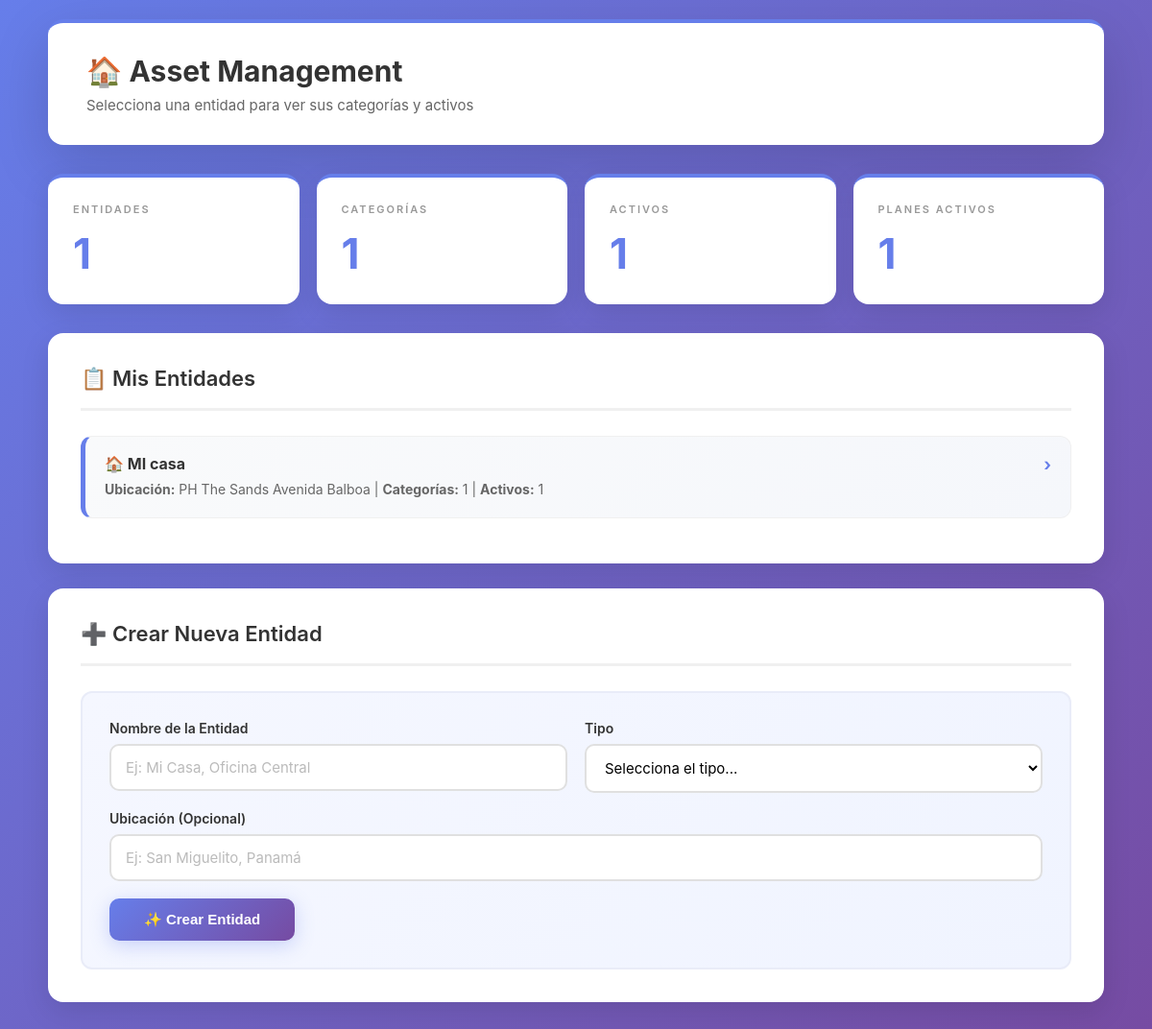
/dashboard, run on the app's committed database.
### app/models/entity.py (models this page shows, shortened)
class Entity(db.Model):
    __tablename__ = 'entities'
    id = db.Column(db.Integer, primary_key=True)
    name = db.Column(db.String(255), nullable=False, unique=True)
    entity_type = db.Column(db.String(50), nullable=False)
    description = db.Column(db.Text)
    location = db.Column(db.String(255))
    created_at = db.Column(db.DateTime, default=datetime.utcnow)
    updated_at = db.Column(db.DateTime, default=datetime.utcnow, onupdate=datetime.utcnow)
    categories = db.relationship('Category', backref='entity', lazy=True, cascade='all, delete-orphan')
    assets = db.relationship('Asset', backref='entity', lazy=True, cascade='all, delete-orphan')
    maintenance_plans = db.relationship('MaintenancePlan', backref='entity', lazy=True, cascade='all, delete-orphan')
    movements = db.relationship('MovementLedger', backref='entity', lazy=True, cascade='all, delete-orphan')

### app/routes/dashboard.py (the view)
@main_bp.route('/dashboard')
def dashboard():
    entities = Entity.query.order_by(Entity.name).all()
    return render_template(
        'dashboard.html',
        entities=entities,
        total_categorias=Category.query.count(),
        total_activos=Asset.query.count(),
        total_planes=MaintenancePlan.query.filter_by(is_active=True).count()
    )

### app/templates/dashboard.html (shortened to what this page needs)
{% extends "base.html" %}
{% block contenido %}
<div class="header">
    <h1>🏠 Asset Management</h1>
    <p>Selecciona una entidad para ver sus categorías y activos</p>
</div>
<div class="grid">
    <div class="card"><h2>Entidades</h2><div class="number">{{ entities|length }}</div></div>
    <div class="card"><h2>Categorías</h2><div class="number">{{ total_categorias }}</div></div>
    <div class="card"><h2>Activos</h2><div class="number">{{ total_activos }}</div></div>
    <div class="card"><h2>Planes Activos</h2><div class="number">{{ total_planes }}</div></div>
</div>
<div class="section">
    <h2>📋 Mis Entidades</h2>
    {% if entities %}
        {% for entity in entities %}
        <a class="item" href="{{ url_for('main.ver_entidad', entity_id=entity.id) }}">
            <span class="chevron">›</span>
            <div class="item-title">
                {{ '🏠' if entity.entity_type == 'casa' else '🏢' }} {{ entity.name }}
            </div>
            <div class="item-details">
                <strong>Ubicación:</strong> {{ entity.location or 'No especificada' }} |
                <strong>Categorías:</strong> {{ entity.categories|length }} |
                <strong>Activos:</strong> {{ entity.assets|length }}
            </div>
        </a>
        {% endfor %}
    {% else %}
        <div class="vacio">Aún no hay entidades. Crea la primera abajo.</div>
    {% endif %}
</div>
<div class="section">
    <h2>➕ Crear Nueva Entidad</h2>
    <div class="form-section">
        <form method="POST" action="{{ url_for('main.create_entity_form') }}">
            <div class="form-row">
                <div class="form-group">
                    <label>Nombre de la Entidad</label>
                    <input type="text" name="name" placeholder="Ej: Mi Casa, Oficina Central" required>
                </div>
                <div class="form-group">
                    <label>Tipo</label>
                    <select name="entity_type" required>
                        <option value="">Selecciona el tipo...</option>
                    </select>
                </div>
            </div>
            <div class="form-group">
                <label>Ubicación (Opcional)</label>
                <input type="text" name="location" placeholder="Ej: San Miguelito, Panamá">
            </div>
            <button type="submit">✨ Crear Entidad</button>
        </form>
    </div>
</div>
{% endblock %}

### app/templates/base.html (style rules this page uses)
* { margin: 0; padding: 0; box-sizing: border-box; }
body { font-family: -apple-system, BlinkMacSystemFont, 'Segoe UI', Roboto, sans-serif; background: linear-gradient(135deg, #667eea 0%, #764ba2 100%); min-height: 100vh; padding: 20px; }
.header { background: white; padding: 32px 40px; border-radius: 16px; margin-bottom: 30px; box-shadow: 0 20px 60px rgba(0,0,0,0.15); border-top: 4px solid #667eea; }
.header h1 { color: #333; margin-bottom: 8px; font-size: 30px; }
.header p { color: #666; font-size: 15px; }
.grid { display: grid; grid-template-columns: repeat(auto-fit, minmax(200px, 1fr)); gap: 18px; margin-bottom: 30px; }
.card { background: white; border-radius: 16px; padding: 26px; box-shadow: 0 10px 30px rgba(0,0,0,0.1); border-top: 4px solid #667eea; }
.card h2 { color: #999; font-size: 11px; text-transform: uppercase; letter-spacing: 2px; margin-bottom: 12px; font-weight: 600; }
.card .number { font-size: 44px; font-weight: 700; color: #667eea; }
.section { background: white; border-radius: 16px; padding: 34px; margin-bottom: 26px; box-shadow: 0 10px 30px rgba(0,0,0,0.1); }
.section h2 { color: #333; margin-bottom: 26px; padding-bottom: 18px; border-bottom: 3px solid #f0f0f0; font-size: 22px; font-weight: 600; }
.form-section { background: linear-gradient(135deg, #f5f7ff 0%, #f0f4ff 100%); padding: 28px; border-radius: 12px; border: 2px solid #e9ecf8; }
.form-group { margin-bottom: 18px; }
.form-group label { display: block; margin-bottom: 8px; font-weight: 600; color: #333; font-size: 14px; }
.form-group input, .form-group select { width: 100%; padding: 13px 15px; border: 2px solid #e0e0e0; border-radius: 10px; font-size: 15px; font-family: inherit; transition: all 0.25s ease; background: white; }
.form-group input::placeholder { color: #bbb; }
.form-row { display: grid; grid-template-columns: 1fr 1fr; gap: 18px; }
button { background: linear-gradient(135deg, #667eea 0%, #764ba2 100%); color: white; padding: 13px 36px; border: none; border-radius: 10px; font-weight: 600; cursor: pointer; font-size: 15px; transition: all 0.25s ease; box-shadow: 0 5px 20px rgba(102,126,234,0.3); }
.item { display: block; text-decoration: none; background: linear-gradient(135deg, #f9fafb 0%, #f5f7fb 100%); padding: 18px 20px; margin-bottom: 13px; border-radius: 12px; border: 1px solid #f0f0f0; border-left: 5px solid #667eea; transition: all 0.25s ease; }
.item-title { font-weight: 700; color: #333; margin-bottom: 6px; font-size: 16px; }
.item-details { font-size: 14px; color: #666; line-height: 1.6; }
.chevron { float: right; color: #667eea; font-weight: 700; font-size: 18px; }

### data on the page
Entity: entity_type "🏠", name "MI casa", location "PH The Sands Avenida Balboa", categories|length "1", assets|length "1"

### other printed values
{{ entities|length }} "1"
{{ total_categorias }} "1"
{{ total_activos }} "1"
{{ total_planes }} "1"
